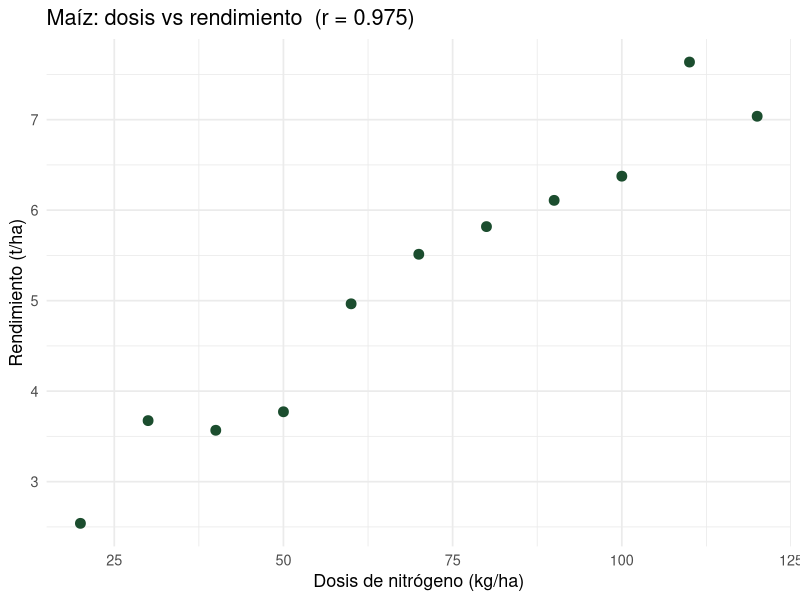
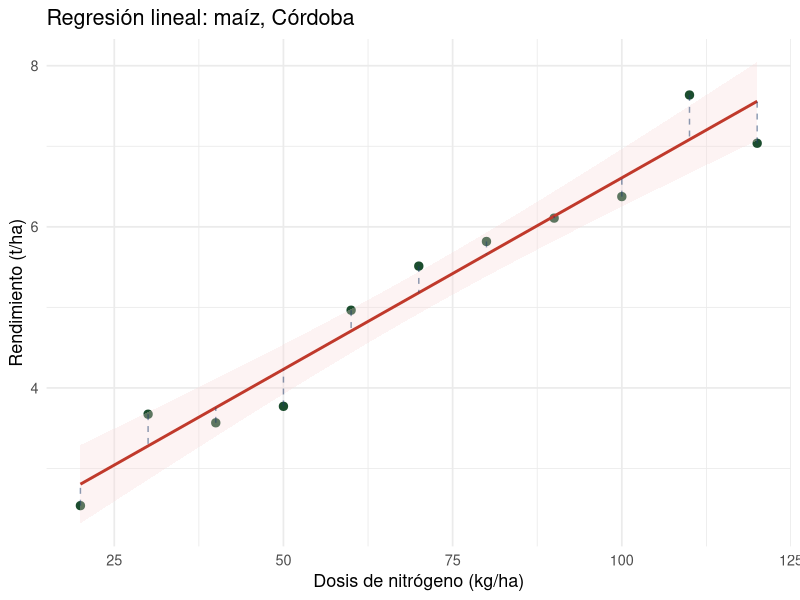
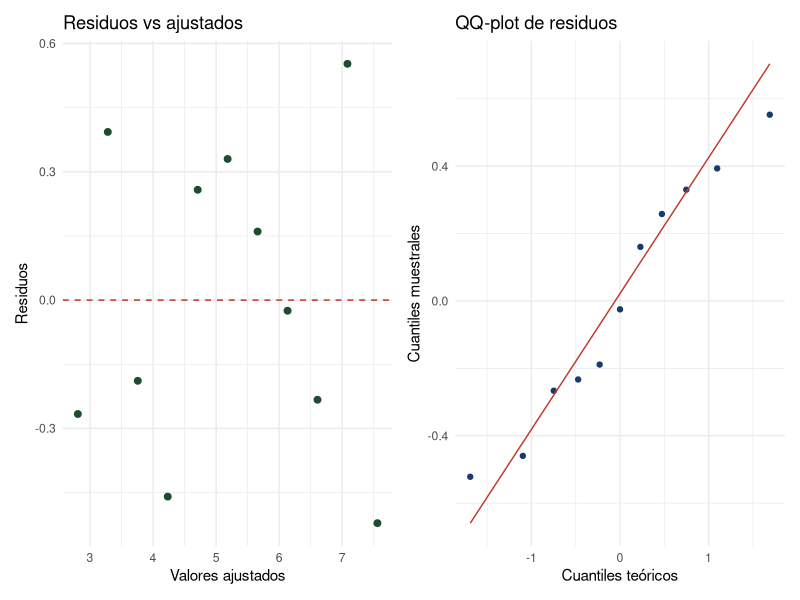
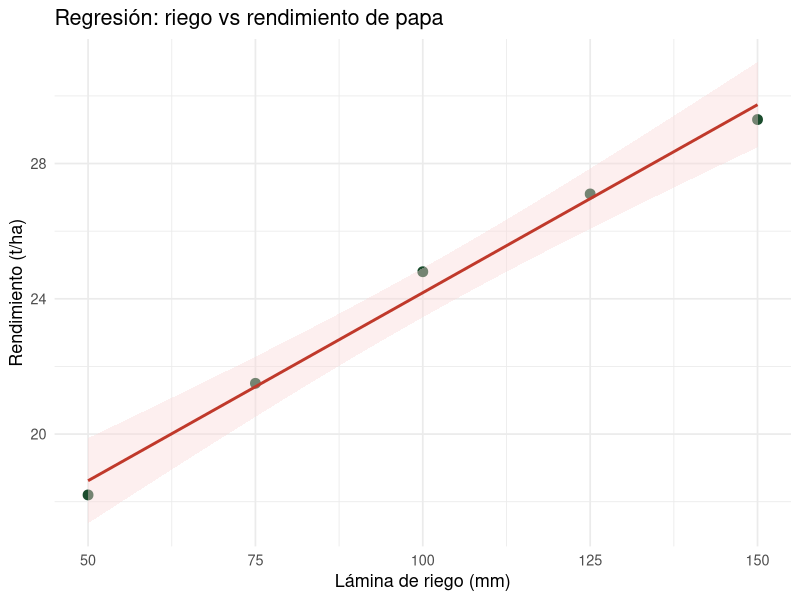
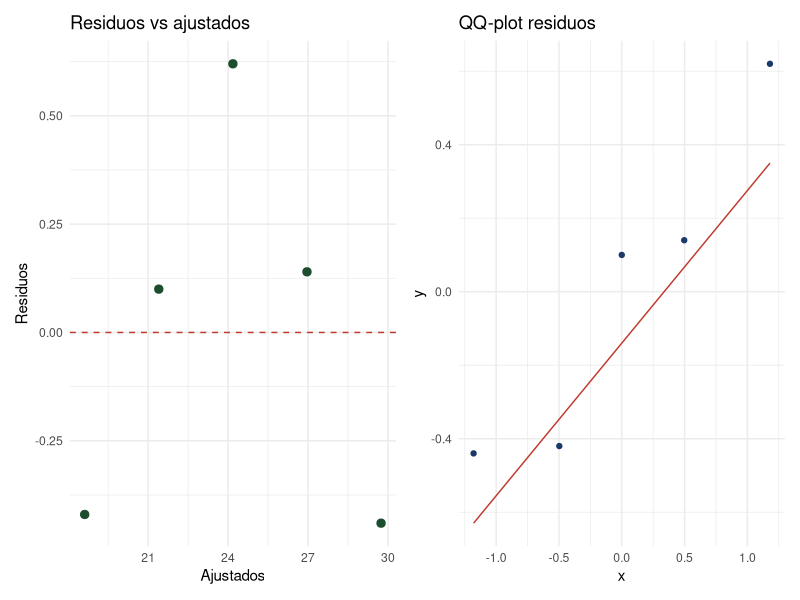

Source code (R) for these figures, in order:
## ---- chunk 1
#| echo: true
#| fig-height: 4
library(ggplot2)
set.seed(28)
dosis   <- seq(20, 120, by = 10)  # kg N/ha
rend    <- 2.5 + 0.04 * dosis + rnorm(length(dosis), 0, 0.4)  # t/ha

df <- data.frame(dosis, rend)
r  <- cor(dosis, rend)

ggplot(df, aes(dosis, rend)) +
  geom_point(color = "#1b4d2e", size = 3) +
  labs(x = "Dosis de nitrógeno (kg/ha)",
       y = "Rendimiento (t/ha)",
       title = paste0("Maíz: dosis vs rendimiento  (r = ", round(r, 3), ")")) +
  theme_minimal(base_size = 13)
## ---- chunk 2
#| echo: true
x <- dosis; y <- rend
n <- length(x)

Sxx <- sum((x - mean(x))^2)
Sxy <- sum((x - mean(x)) * (y - mean(y)))

beta1_hat <- Sxy / Sxx
beta0_hat <- mean(y) - beta1_hat * mean(x)

cat("β̂₁ (pendiente) =", round(beta1_hat, 6), "t/ha por kg N/ha\n")
cat("β̂₀ (intercepto) =", round(beta0_hat, 4), "t/ha\n")
cat("Recta: Ŷ = ", round(beta0_hat, 4), "+", round(beta1_hat, 6), "* X\n")
## ---- chunk 3
#| echo: true
modelo <- lm(rend ~ dosis, data = df)
summary(modelo)
## ---- chunk 4
#| echo: true
#| fig-height: 4
library(ggplot2)
df$predichos <- fitted(modelo)
df$residuos  <- residuals(modelo)

ggplot(df, aes(dosis, rend)) +
  geom_point(color = "#1b4d2e", size = 2.5) +
  geom_smooth(method = "lm", se = TRUE, color = "#c0392b",
              fill = "#fad8d8", alpha = 0.3) +
  geom_segment(aes(xend = dosis, yend = predichos),
               color = "#1a3a6b", linetype = "dashed", alpha = 0.5) +
  labs(x = "Dosis de nitrógeno (kg/ha)",
       y = "Rendimiento (t/ha)",
       title = "Regresión lineal: maíz, Córdoba") +
  theme_minimal(base_size = 13)
## ---- chunk 5
#| echo: true
#| fig-height: 4
library(ggplot2); library(patchwork)

p1 <- ggplot(df, aes(predichos, residuos)) +
  geom_point(color = "#1b4d2e", size = 2) +
  geom_hline(yintercept = 0, color = "#c0392b", linetype = "dashed") +
  labs(x = "Valores ajustados", y = "Residuos",
       title = "Residuos vs ajustados") +
  theme_minimal(base_size = 11)

p2 <- ggplot(df, aes(sample = residuos)) +
  stat_qq(color = "#1a3a6b") + stat_qq_line(color = "#c0392b") +
  labs(x = "Cuantiles teóricos", y = "Cuantiles muestrales",
       title = "QQ-plot de residuos") +
  theme_minimal(base_size = 11)

p1 + p2
## ---- chunk 6
#| echo: true
# Predicción puntual para dosis = 80 kg N/ha
nueva_dosis <- data.frame(dosis = 80)
pred_puntual <- predict(modelo, newdata = nueva_dosis)
cat("Rendimiento predicho para 80 kg N/ha:", round(pred_puntual, 4), "t/ha\n")

# IC para la media (banda de confianza)
pred_ic_media <- predict(modelo, newdata = nueva_dosis,
                          interval = "confidence", level = 0.95)
cat("IC 95% para E(Y|X=80): [", round(pred_ic_media[2], 4),
    ",", round(pred_ic_media[3], 4), "]\n")

# IP para una observación nueva (banda de predicción)
pred_ip <- predict(modelo, newdata = nueva_dosis,
                   interval = "prediction", level = 0.95)
cat("IP 95% para Y_nuevo|X=80: [", round(pred_ip[2], 4),
    ",", round(pred_ip[3], 4), "]\n")
## ---- chunk 7
#| echo: true
x <- c(50, 75, 100, 125, 150)
y <- c(18.2, 21.5, 24.8, 27.1, 29.3)

Sxx <- sum((x - mean(x))^2)
Sxy <- sum((x - mean(x)) * (y - mean(y)))
b1  <- Sxy / Sxx
b0  <- mean(y) - b1 * mean(x)

cat("β̂₀ =", round(b0, 4), "\n")
cat("β̂₁ =", round(b1, 4), "t/ha por mm\n")
cat("Interpretación: por cada mm adicional de riego, el rendimiento\n",
    "aumenta en promedio", round(b1, 4), "t/ha.\n")
cat("Predicción X = 110 mm:", round(b0 + b1 * 110, 4), "t/ha\n")
## ---- chunk 8
#| echo: true
#| fig-height: 3.5
library(ggplot2)
df_t <- data.frame(x, y)
mod  <- lm(y ~ x, data = df_t)
cat("Resumen del modelo:\n")
print(summary(mod)$coefficients)
cat("R² =", round(summary(mod)$r.squared, 4), "\n")

ggplot(df_t, aes(x, y)) +
  geom_point(color = "#1b4d2e", size = 3) +
  geom_smooth(method = "lm", se = TRUE, color = "#c0392b", fill = "#fad8d8") +
  labs(x = "Lámina de riego (mm)", y = "Rendimiento (t/ha)",
       title = "Regresión: riego vs rendimiento de papa") +
  theme_minimal(base_size = 13)
## ---- chunk 9
#| echo: true
#| fig-height: 3
library(ggplot2); library(patchwork)
df_t$res  <- residuals(mod)
df_t$ajus <- fitted(mod)

p1 <- ggplot(df_t, aes(ajus, res)) +
  geom_point(color="#1b4d2e", size=2.5) +
  geom_hline(yintercept=0, color="#c0392b", linetype="dashed") +
  labs(x="Ajustados", y="Residuos", title="Residuos vs ajustados") +
  theme_minimal(base_size=11)

p2 <- ggplot(df_t, aes(sample=res)) +
  stat_qq(color="#1a3a6b") + stat_qq_line(color="#c0392b") +
  labs(title="QQ-plot residuos") + theme_minimal(base_size=11)

p1 + p2
## ---- chunk 10
#| echo: true
shapiro.test(residuals(mod))
